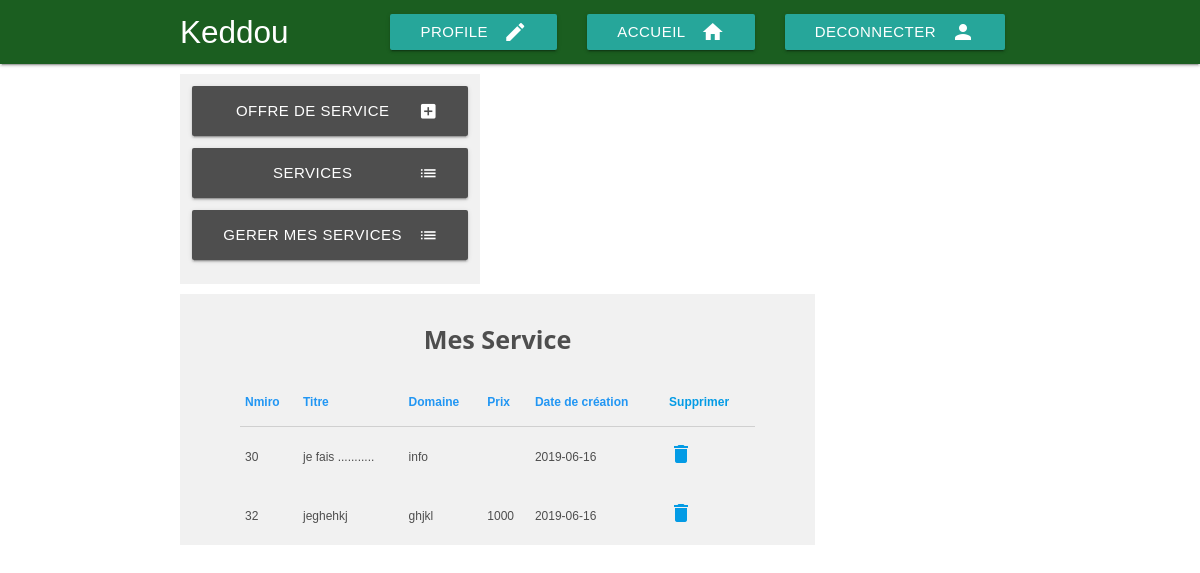
The app's page /asFreelance/index.php?page=affichage (signed in) with its own data.
### tables this page shows
CREATE TABLE IF NOT EXISTS `services_added_by` (
  `Ent` varchar(30) DEFAULT NULL,
  `user` smallint(6) DEFAULT NULL,
  `id_service` int(11) NOT NULL,
  KEY `Ent` (`Ent`),
  KEY `id_service` (`id_service`),
  KEY `services_added_by_ibfk_3` (`user`)
);

CREATE TABLE IF NOT EXISTS `services` (
  `id_service` int(11) NOT NULL AUTO_INCREMENT,
  `name` varchar(255) NOT NULL,
  `type` varchar(80) NOT NULL,
  `descr` text NOT NULL,
  `prix` varchar(70) DEFAULT 'Not required',
  `date_a` datetime NOT NULL,
  PRIMARY KEY (`id_service`),
  KEY `id_service` (`id_service`)
);

### asFreelance/Free_functions/addAnn.func.php (called while the page is built, shortened)
<?php
function display_Service()
	{
		global $db;
		$req = $db->query("  SELECT b.Ent,b.user, b.id_service, a.name, a.type,a.descr,a.prix, a.date_a FROM services_added_by AS b, services AS a where a.id_service=b.id_service ORDER BY a.date_a");
		$results = [];
		while($response = $req->fetch())
		{
			$results[] = $response;
		}
		return $results;
	}
	?>

### asFreelance/Free_pages/affichage.php (the view, shortened to what this page needs)
<?php
	include_once "Free_functions/addAnn.func.php";
?>
<div class="dashboardMenu">
  <a href="index.php?page=addOffer" class="waves-effect waves-light btn">Offre de service<i class="material-icons right">add_box</i></a>
  <a href="index.php?page=serviceAffich" class="waves-effect waves-light btn">Services<i class="material-icons right">list</i></a>
  <a href="index.php?page=affichage" class="waves-effect waves-light btn">gerer Mes Services<i class="material-icons right">list</i></a>
</div>
<div class="dashboardCoreA">
	<h1 class="flow-text" style="text-align: center;"><b>Mes Service</b></h1>
			<table class="highlight" style="font-size: 0.8em;">
		        <thead>
		          <tr class="blue-text text-darken">
		          	<th>Nmiro</th>
		              <th>Titre</th>
		              <th>Domaine</th>
		              <th>Prix</th>
		              <th>Date de création</th>
		              <th><a href="#"  id="plusInfo" ><b>Supprimer</b></a></th>
		          </tr>
		        </thead>
		        <?php
		        $namme=$_SESSION['Free_id'];
		foreach (display_Service() as $Service)
	{
		if($namme==$Service['user']){
		?>
		        <tbody>
		          <tr>
		          	<td><?=$Service['id_service']?></td>
		            <td><?=$Service['name']?></td>
		            <td> <?=$Service['type']?></td>
		            <td> <?=$Service['prix']?></td>
		            <td><?= date('Y-m-d', strtotime($Service['date_a']));?></td>
		            <td><a class="ne"  href="#"  id="plusInfo" ><i class="material-icons">delete</i></a></td>
		          </tr>
		        </tbody>
		<?php }
}
					?>

### css/mycss.css (style rules this page uses)
.dashboardMenu { display: inline-block; background-color: #f1f1f1; padding:12px; width: 300px; vertical-align: top; margin-top: 10px; }
.dashboardMenu .btn { width:276px; height:50px; line-height: 50px; margin-bottom: 12px; background-color: #4e4e4e; }
.dashboardCoreA { display: inline-block; background-color: #f1f1f1; color: #4e4e4e; padding-left: 60px; padding-right: 60px; width: 635px; vertical-align: top; margin-top: 10px; }
.material-icons { font-family: 'Material Icons'; font-weight: normal; font-style: normal; font-size: 24px; display: inline-block; line-height: 1; text-transform: none; letter-spacing: normal; word-wrap: normal; white-space: nowrap; direction: ltr; -webkit-font-smoothing: antialiased; text-rendering: optimizeLegibility; -moz-osx-font-smoothing: grayscale; font-feature-settings: 'liga'; }

### css/w3.css (style rules this page uses)
*,*:before,*:after { box-sizing:inherit }
html { -ms-text-size-adjust:100%;-webkit-text-size-adjust:100% }
body { margin:0 }
a { background-color:transparent;-webkit-text-decoration-skip:objects }
html,body { font-family:Verdana,sans-serif;font-size:15px;line-height:1.5 }
html { overflow-x:hidden }
h1 { font-size:36px }
h1,h2,h3,h4,h5,h6 { font-family:"Segoe UI",Arial,sans-serif;font-weight:400;margin:10px 0 }
a { color:inherit }

### records on screen
services_added_by: id_service "30", id_service.name "je fais ...........", id_service.type "info", id_service.date_a "2019-06-16"
services_added_by: id_service "32", id_service.name "jeghehkj", id_service.type "ghjkl", id_service.prix "1000", id_service.date_a "2019-06-16"
